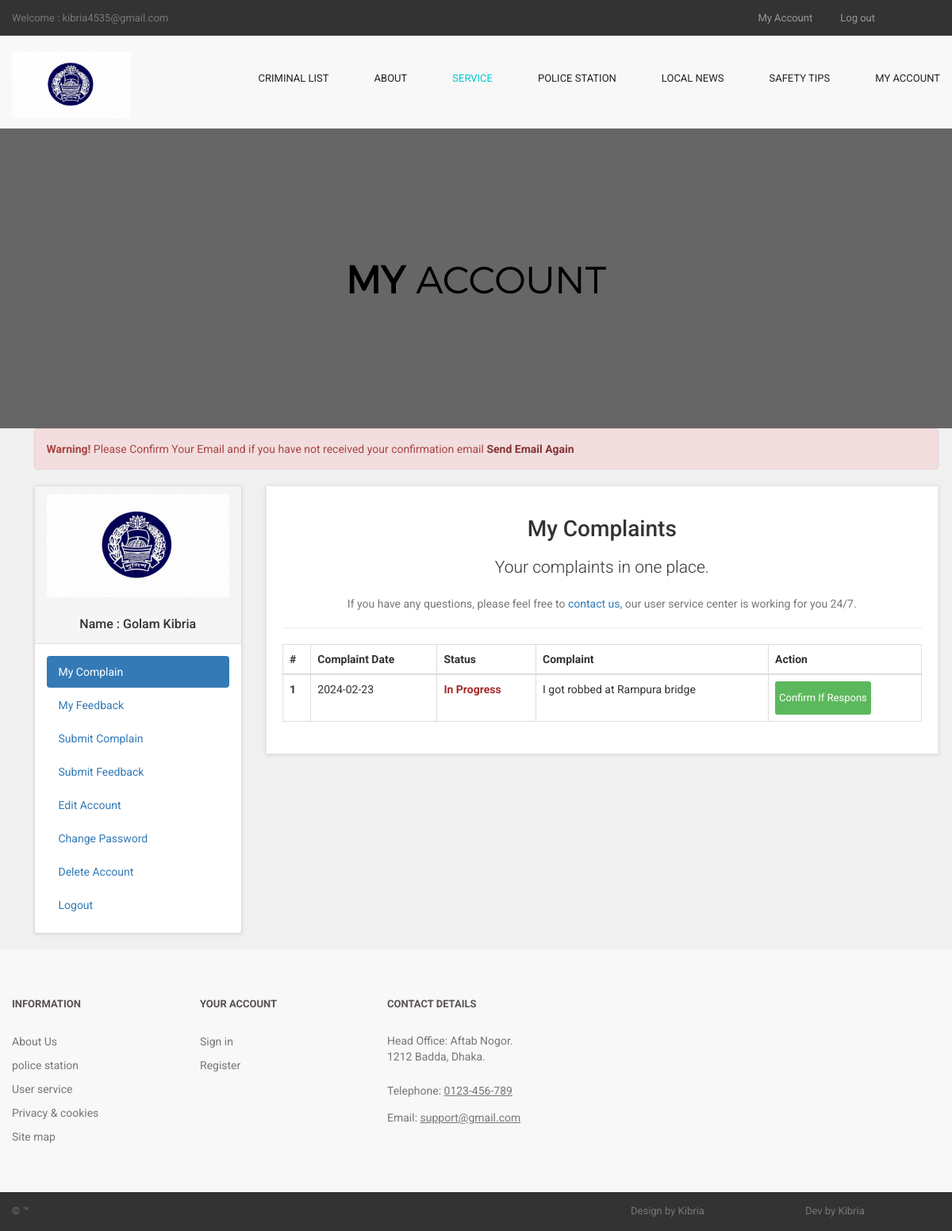
Screenshot of /user/my_account.php?my_complain (signed in) with the database file from the repository.
### tables this page shows
CREATE TABLE `user` (
  `user_id` int(10) NOT NULL,
  `user_name` varchar(255) NOT NULL,
  `user_email` varchar(255) NOT NULL,
  `user_pass` varchar(255) NOT NULL,
  `user_country` text NOT NULL,
  `user_city` text NOT NULL,
  `user_contact` varchar(255) NOT NULL,
  `user_address` text NOT NULL,
  `user_image` text NOT NULL,
  `user_ip` varchar(255) NOT NULL,
  `user_confirm_code` text NOT NULL
);

CREATE TABLE `user_comp` (
  `comp_id` int(11) NOT NULL,
  `user_id` int(11) NOT NULL,
  `comp_date` datetime NOT NULL,
  `comp_status` varchar(50) NOT NULL,
  `complaint` text NOT NULL
);

### user/my_complain.php (the view, shortened to what this page needs)
<?php
if (!isset($_SESSION['user_email'])) {
    echo "<script>window.open('login.php','_self')</script>";
} else {
?>
<center>
<h1>My Complaints</h1>
<p class="lead"> Your complaints in one place.</p>
<p class="text-muted">
If you have any questions, please feel free to <a href="../contact.php">contact us,</a> our user service center is working for you 24/7.
</p>
</center>
<hr>
<div class="table-responsive">
<table class="table table-bordered table-hover">
<thead>
<tr>
    <th>#</th>
    <th>Complaint Date</th>
    <th>Status</th>
    <th>Complaint</th>
    <th>Action</th>
</tr>
</thead>
<tbody>
<?php
$user_session = $_SESSION['user_email'];
$get_user = "SELECT * FROM user WHERE user_email='$user_session'";
$run_user = mysqli_query($con, $get_user);
$row_user = mysqli_fetch_array($run_user);
$user_id = $row_user['user_id'];
$get_comp = "SELECT * FROM user_comp WHERE user_id='$user_id'";
$run_comp = mysqli_query($con, $get_comp);
$i = 0;
while ($row_comp = mysqli_fetch_array($run_comp)) {
    $comp_id = $row_comp['comp_id'];
    $comp_date = substr($row_comp['comp_date'], 0, 11);
    $comp_status = $row_comp['comp_status'];
    $complaint = $row_comp['complaint'];
    $i++;
    if ($comp_status == 'Pending') {
        $comp_status = "<b style='color:red;'>Pending</b>";
    } else if($comp_status == 'In Progress') {
        $comp_status = "<b style='color:brown;'>In Progress</b>";
    }
?>
<tr>
    <th><?php echo $i; ?></th>
    <td><?php echo $comp_date; ?></td>
    <td><?php echo $comp_status; ?></td>
    <td><?php echo $complaint; ?></td>
    <td>
        <a href="confirm.php?comp_id=<?php echo $comp_id; ?>" target="_blank" class="btn btn-success btn-xs">Confirm If Respons</a>
    </td>
</tr>
<?php } ?>
</tbody>
</table>
</div>
<?php } ?>

### user/includes/sidebar.php
<div class="panel panel-default sidebar-menu">
<div class="panel-heading">
<?php
$user_session = $_SESSION['user_email'];
$get_user = "select * from user where user_email='$user_session'";
$run_user = mysqli_query($con,$get_user);
$row_user = mysqli_fetch_array($run_user);
$user_image = $row_user['user_image'];
$user_name = $row_user['user_name'];
if(!isset($_SESSION['user_email'])){
}
else {
echo "
<center>
<img src='user_images/$user_image' class='img-responsive'>
</center>
<br>
<h3 align='center' class='panel-title'> Name : $user_name </h3>
";
}
?>
</div>
<div class="panel-body">
<ul class="nav nav-pills nav-stacked">
<li class="<?php if(isset($_GET['my_complain'])){ echo "active"; } ?>">
<a href="my_account.php?my_complain"> <i class="fa fa-list"> </i> My Complain </a>
</li>
<li class="<?php if(isset($_GET['my_feedback'])){ echo "active"; } ?>">
<a href="my_account.php?my_feedback"> <i class="fa fa-list"> </i> My Feedback </a>
</li>
<li class="<?php if(isset($_GET['submit_complain'])){ echo "active"; } ?>">
<a href="my_account.php?submit_complain"> <i class="fa fa-trash-o"></i> Submit Complain </a>
</li>
<li class="<?php if(isset($_GET['submit_feedback'])){ echo "active"; } ?>">
<a href="my_account.php?submit_feedback"> <i class="fa fa-trash-o"></i> Submit Feedback </a>
</li>
<li class="<?php if(isset($_GET['edit_account'])){ echo "active"; } ?>">
<a href="my_account.php?edit_account"> <i class="fa fa-pencil"></i> Edit Account </a>
</li>
<li class="<?php if(isset($_GET['change_pass'])){ echo "active"; } ?>">
<a href="my_account.php?change_pass"> <i class="fa fa-user"></i> Change Password </a>
</li>
<li class="<?php if(isset($_GET['delete_account'])){ echo "active"; } ?>">
<a href="my_account.php?delete_account"> <i class="fa fa-trash-o"></i> Delete Account </a>
</li>
<li>
<a href="logout.php"> <i class="fa fa-sign-out"></i> Logout </a>
</li>
</ul>
</div>
</div>

### user/styles/backend.css (style rules this page uses)
html { font-family: "Roboto", Helvetica, Arial, sans-serif; line-height: 1.15; -ms-text-size-adjust: 100%; -webkit-text-size-adjust: 100% }
body { margin: 0 }
h1 { font-size: 2em; margin: .67em 0 }
hr { box-sizing: content-box; height: 0; overflow: visible }
a { background-color: transparent; -webkit-text-decoration-skip: objects }
b, strong { font-weight: inherit; font-weight: bolder }
img { border-style: none }
html { box-sizing: border-box }
body { min-width: 1190px; font-family: Montserrat, sans-serif; font-weight: 400; background-color: white; }
img { max-width: 100%; height: auto }
.btn { display: inline-block; vertical-align: top; font-size: 13px; line-height: 40px; text-decoration: none; -webkit-transition: .3s; transition: .3s }

### styles/style.css (style rules this page uses)
body { font-family: "Roboto", Helvetica, Arial, sans-serif; font-size: 14px; line-height: 1.42857143; color: #333333; background-color: #f0f0f0; overflow-x: hidden; }
#content .panel.sidebar-menu { box-sizing: border-box; box-shadow: 0 1px 5px rgba(0, 0, 0, 0.1); }
#content .panel.sidebar-menu h3 { padding: 5px 0; margin: 0; }

### rows the page displays
user: user_image (picture), user_name "Golam Kibria"
user_comp: comp_date "2024-02-23", comp_status "In Progress", complaint "I got robbed at Rampura bridge"

### other values shown
$_SESSION['user_email'] "kibria4535@gmail.com"
